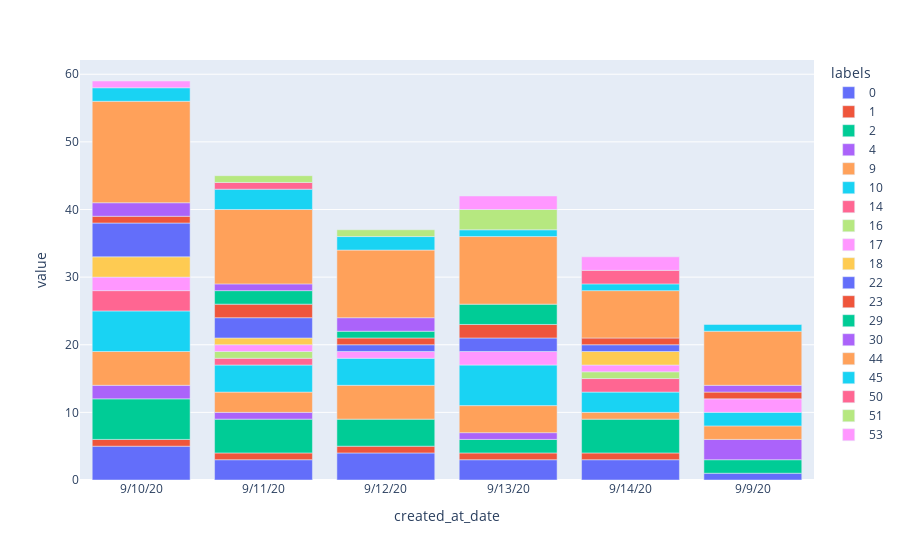

This figure's notebook cell:
### Code cell
X.groupby(['labels','created_at_date']).count().unstack()["text"].T.plot(kind="bar")

### Figure 1 — Plotly figure (JSON) as saved in the notebook; plotly's stock layout.template omitted (floating-point values rounded to 4 significant figures)
{"data": [{"alignmentgroup": "True", "hovertemplate": "labels=0<br>created_at_date=%{x}<br>value=%{y}<extra></extra>", "legendgroup": "0", "marker": {"color": "#636efa"}, "name": "0", "offsetgroup": "0", "orientation": "v", "showlegend": true, "textposition": "auto", "type": "bar", "x": ["9/10/20", "9/11/20", "9/12/20", "9/13/20", "9/14/20", "9/9/20"], "xaxis": "x", "y": [5, 3, 4, 3, 3, 1], "yaxis": "y"}, {"alignmentgroup": "True", "hovertemplate": "labels=1<br>created_at_date=%{x}<br>value=%{y}<extra></extra>", "legendgroup": "1", "marker": {"color": "#EF553B"}, "name": "1", "offsetgroup": "1", "orientation": "v", "showlegend": true, "textposition": "auto", "type": "bar", "x": ["9/10/20", "9/11/20", "9/12/20", "9/13/20", "9/14/20", "9/9/20"], "xaxis": "x", "y": [1, 1, 1, 1, 1, null], "yaxis": "y"}, {"alignmentgroup": "True", "hovertemplate": "labels=2<br>created_at_date=%{x}<br>value=%{y}<extra></extra>", "legendgroup": "2", "marker": {"color": "#00cc96"}, "name": "2", "offsetgroup": "2", "orientation": "v", "showlegend": true, "textposition": "auto", "type": "bar", "x": ["9/10/20", "9/11/20", "9/12/20", "9/13/20", "9/14/20", "9/9/20"], "xaxis": "x", "y": [6, 5, 4, 2, 5, 2], "yaxis": "y"}, {"alignmentgroup": "True", "hovertemplate": "labels=4<br>created_at_date=%{x}<br>value=%{y}<extra></extra>", "legendgroup": "4", "marker": {"color": "#ab63fa"}, "name": "4", "offsetgroup": "4", "orientation": "v", "showlegend": true, "textposition": "auto", "type": "bar", "x": ["9/10/20", "9/11/20", "9/12/20", "9/13/20", "9/14/20", "9/9/20"], "xaxis": "x", "y": [2, 1, null, 1, null, 3], "yaxis": "y"}, {"alignmentgroup": "True", "hovertemplate": "labels=9<br>created_at_date=%{x}<br>value=%{y}<extra></extra>", "legendgroup": "9", "marker": {"color": "#FFA15A"}, "name": "9", "offsetgroup": "9", "orientation": "v", "showlegend": true, "textposition": "auto", "type": "bar", "x": ["9/10/20", "9/11/20", "9/12/20", "9/13/20", "9/14/20", "9/9/20"], "xaxis": "x", "y": [5, 3, 5, 4, 1, 2], "yaxis": "y"}, {"alignmentgroup": "True", "hovertemplate": "labels=10<br>created_at_date=%{x}<br>value=%{y}<extra></extra>", "legendgroup": "10", "marker": {"color": "#19d3f3"}, "name": "10", "offsetgroup": "10", "orientation": "v", "showlegend": true, "textposition": "auto", "type": "bar", "x": ["9/10/20", "9/11/20", "9/12/20", "9/13/20", "9/14/20", "9/9/20"], "xaxis": "x", "y": [6, 4, 4, 6, 3, 2], "yaxis": "y"}, {"alignmentgroup": "True", "hovertemplate": "labels=14<br>created_at_date=%{x}<br>value=%{y}<extra></extra>", "legendgroup": "14", "marker": {"color": "#FF6692"}, "name": "14", "offsetgroup": "14", "orientation": "v", "showlegend": true, "textposition": "auto", "type": "bar", "x": ["9/10/20", "9/11/20", "9/12/20", "9/13/20", "9/14/20", "9/9/20"], "xaxis": "x", "y": [3, 1, null, null, 2, null], "yaxis": "y"}, {"alignmentgroup": "True", "hovertemplate": "labels=16<br>created_at_date=%{x}<br>value=%{y}<extra></extra>", "legendgroup": "16", "marker": {"color": "#B6E880"}, "name": "16", "offsetgroup": "16", "orientation": "v", "showlegend": true, "textposition": "auto", "type": "bar", "x": ["9/10/20", "9/11/20", "9/12/20", "9/13/20", "9/14/20", "9/9/20"], "xaxis": "x", "y": [null, 1, null, null, 1, null], "yaxis": "y"}, {"alignmentgroup": "True", "hovertemplate": "labels=17<br>created_at_date=%{x}<br>value=%{y}<extra></extra>", "legendgroup": "17", "marker": {"color": "#FF97FF"}, "name": "17", "offsetgroup": "17", "orientation": "v", "showlegend": true, "textposition": "auto", "type": "bar", "x": ["9/10/20", "9/11/20", "9/12/20", "9/13/20", "9/14/20", "9/9/20"], "xaxis": "x", "y": [2, 1, 1, 2, 1, 2], "yaxis": "y"}, {"alignmentgroup": "True", "hovertemplate": "labels=18<br>created_at_date=%{x}<br>value=%{y}<extra></extra>", "legendgroup": "18", "marker": {"color": "#FECB52"}, "name": "18", "offsetgroup": "18", "orientation": "v", "showlegend": true, "textposition": "auto", "type": "bar", "x": ["9/10/20", "9/11/20", "9/12/20", "9/13/20", "9/14/20", "9/9/20"], "xaxis": "x", "y": [3, 1, null, null, 2, null], "yaxis": "y"}, {"alignmentgroup": "True", "hovertemplate": "labels=22<br>created_at_date=%{x}<br>value=%{y}<extra></extra>", "legendgroup": "22", "marker": {"color": "#636efa"}, "name": "22", "offsetgroup": "22", "orientation": "v", "showlegend": true, "textposition": "auto", "type": "bar", "x": ["9/10/20", "9/11/20", "9/12/20", "9/13/20", "9/14/20", "9/9/20"], "xaxis": "x", "y": [5, 3, 1, 2, 1, null], "yaxis": "y"}, {"alignmentgroup": "True", "hovertemplate": "labels=23<br>created_at_date=%{x}<br>value=%{y}<extra></extra>", "legendgroup": "23", "marker": {"color": "#EF553B"}, "name": "23", "offsetgroup": "23", "orientation": "v", "showlegend": true, "textposition": "auto", "type": "bar", "x": ["9/10/20", "9/11/20", "9/12/20", "9/13/20", "9/14/20", "9/9/20"], "xaxis": "x", "y": [1, 2, 1, 2, 1, 1], "yaxis": "y"}, {"alignmentgroup": "True", "hovertemplate": "labels=29<br>created_at_date=%{x}<br>value=%{y}<extra></extra>", "legendgroup": "29", "marker": {"color": "#00cc96"}, "name": "29", "offsetgroup": "29", "orientation": "v", "showlegend": true, "textposition": "auto", "type": "bar", "x": ["9/10/20", "9/11/20", "9/12/20", "9/13/20", "9/14/20", "9/9/20"], "xaxis": "x", "y": [null, 2, 1, 3, null, null], "yaxis": "y"}, {"alignmentgroup": "True", "hovertemplate": "labels=30<br>created_at_date=%{x}<br>value=%{y}<extra></extra>", "legendgroup": "30", "marker": {"color": "#ab63fa"}, "name": "30", "offsetgroup": "30", "orientation": "v", "showlegend": true, "textposition": "auto", "type": "bar", "x": ["9/10/20", "9/11/20", "9/12/20", "9/13/20", "9/14/20", "9/9/20"], "xaxis": "x", "y": [2, 1, 2, null, null, 1], "yaxis": "y"}, {"alignmentgroup": "True", "hovertemplate": "labels=44<br>created_at_date=%{x}<br>value=%{y}<extra></extra>", "legendgroup": "44", "marker": {"color": "#FFA15A"}, "name": "44", "offsetgroup": "44", "orientation": "v", "showlegend": true, "textposition": "auto", "type": "bar", "x": ["9/10/20", "9/11/20", "9/12/20", "9/13/20", "9/14/20", "9/9/20"], "xaxis": "x", "y": [15, 11, 10, 10, 7, 8], "yaxis": "y"}, {"alignmentgroup": "True", "hovertemplate": "labels=45<br>created_at_date=%{x}<br>value=%{y}<extra></extra>", "legendgroup": "45", "marker": {"color": "#19d3f3"}, "name": "45", "offsetgroup": "45", "orientation": "v", "showlegend": true, "textposition": "auto", "type": "bar", "x": ["9/10/20", "9/11/20", "9/12/20", "9/13/20", "9/14/20", "9/9/20"], "xaxis": "x", "y": [2, 3, 2, 1, 1, 1], "yaxis": "y"}, {"alignmentgroup": "True", "hovertemplate": "labels=50<br>created_at_date=%{x}<br>value=%{y}<extra></extra>", "legendgroup": "50", "marker": {"color": "#FF6692"}, "name": "50", "offsetgroup": "50", "orientation": "v", "showlegend": true, "textposition": "auto", "type": "bar", "x": ["9/10/20", "9/11/20", "9/12/20", "9/13/20", "9/14/20", "9/9/20"], "xaxis": "x", "y": [null, 1, null, null, 2, null], "yaxis": "y"}, {"alignmentgroup": "True", "hovertemplate": "labels=51<br>created_at_date=%{x}<br>value=%{y}<extra></extra>", "legendgroup": "51", "marker": {"color": "#B6E880"}, "name": "51", "offsetgroup": "51", "orientation": "v", "showlegend": true, "textposition": "auto", "type": "bar", "x": ["9/10/20", "9/11/20", "9/12/20", "9/13/20", "9/14/20", "9/9/20"], "xaxis": "x", "y": [null, 1, 1, 3, null, null], "yaxis": "y"}, {"alignmentgroup": "True", "hovertemplate": "labels=53<br>created_at_date=%{x}<br>value=%{y}<extra></extra>", "legendgroup": "53", "marker": {"color": "#FF97FF"}, "name": "53", "offsetgroup": "53", "orientation": "v", "showlegend": true, "textposition": "auto", "type": "bar", "x": ["9/10/20", "9/11/20", "9/12/20", "9/13/20", "9/14/20", "9/9/20"], "xaxis": "x", "y": [1, null, null, 2, 2, null], "yaxis": "y"}], "layout": {"autosize": true, "barmode": "relative", "legend": {"title": {"text": "labels"}, "tracegroupgap": 0}, "margin": {"t": 60}, "xaxis": {"anchor": "y", "autorange": true, "domain": [0, 1], "range": [-0.5, 5.5], "title": {"text": "created_at_date"}, "type": "category"}, "yaxis": {"anchor": "x", "autorange": true, "domain": [0, 1], "range": [0, 62.11], "title": {"text": "value"}, "type": "linear"}}}
